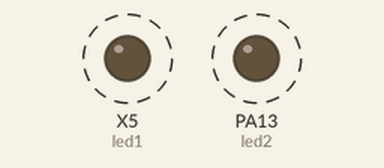
A program run on a simulated pyboard running MicroPython. On the bench: output pins drawn as LEDs (lit = HIGH). Dashed ring = blinking. Library files of the repository ran but are not shown: usched.py.

Above: at 0.1 s.
Timing chart, 0 to 4.6 s (numbered marks = the images above):
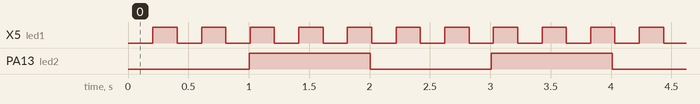

Measured:
- by itself, X5 (led1): alternates HIGH for 0.20 s and LOW for 0.20 s
- by itself, PA13 (led2): alternates HIGH for 1.0 s and LOW for 1.0 s

The program:

tasking.py
```python
from usched import Sched
from machine import Pin

led1 = Pin(4, Pin.OUT)
led2 = Pin(13, Pin.OUT)

def toggle1(objLED, period):
    while True:
        yield period
        objLED.value(not objLED.value())

def toggle2(objLED, period):
    while True:
        yield period
        objLED.value(not objLED.value())

objSched = Sched()
objSched.add_thread(toggle1(led1, .2))
objSched.add_thread(toggle1(led2, 1))
objSched.run()
```
